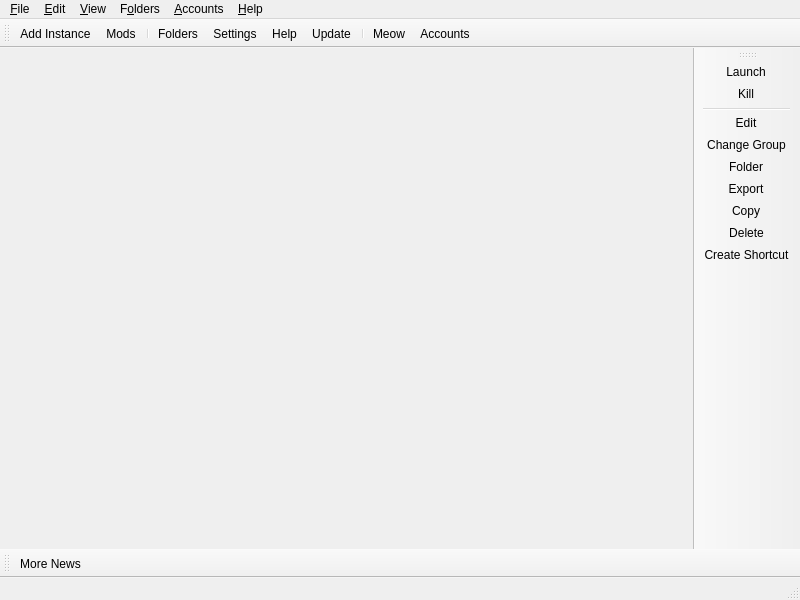
<?xml version="1.0" encoding="UTF-8"?>
<ui version="4.0">
 <class>MainWindow</class>
 <widget class="QMainWindow" name="MainWindow">
  <property name="geometry">
   <rect>
    <x>0</x>
    <y>0</y>
    <width>800</width>
    <height>600</height>
   </rect>
  </property>
  <widget class="QWidget" name="centralWidget">
   <layout class="QHBoxLayout" name="horizontalLayout">
    <property name="spacing">
     <number>0</number>
    </property>
    <property name="leftMargin">
     <number>0</number>
    </property>
    <property name="topMargin">
     <number>0</number>
    </property>
    <property name="rightMargin">
     <number>0</number>
    </property>
    <property name="bottomMargin">
     <number>0</number>
    </property>
   </layout>
  </widget>
  <widget class="QStatusBar" name="statusBar"/>
  <widget class="QToolBar" name="mainToolBar">
   <property name="windowTitle">
    <string>Main Toolbar</string>
   </property>
   <property name="allowedAreas">
    <set>Qt::BottomToolBarArea|Qt::TopToolBarArea</set>
   </property>
   <property name="toolButtonStyle">
    <enum>Qt::ToolButtonTextBesideIcon</enum>
   </property>
   <property name="floatable">
    <bool>false</bool>
   </property>
   <attribute name="toolBarArea">
    <enum>TopToolBarArea</enum>
   </attribute>
   <attribute name="toolBarBreak">
    <bool>false</bool>
   </attribute>
   <addaction name="actionAddInstance"/>
   <addaction name="actionMods"/>
   <addaction name="separator"/>
   <addaction name="actionFoldersButton"/>
   <addaction name="actionSettings"/>
   <addaction name="actionHelpButton"/>
   <addaction name="actionCheckUpdate"/>
   <addaction name="separator"/>
   <addaction name="actionCAT"/>
   <addaction name="actionAccountsButton"/>
  </widget>
  <widget class="QToolBar" name="newsToolBar">
   <property name="windowTitle">
    <string>News Toolbar</string>
   </property>
   <property name="allowedAreas">
    <set>Qt::BottomToolBarArea|Qt::TopToolBarArea</set>
   </property>
   <property name="iconSize">
    <size>
     <width>16</width>
     <height>16</height>
    </size>
   </property>
   <property name="toolButtonStyle">
    <enum>Qt::ToolButtonTextBesideIcon</enum>
   </property>
   <property name="floatable">
    <bool>false</bool>
   </property>
   <attribute name="toolBarArea">
    <enum>BottomToolBarArea</enum>
   </attribute>
   <attribute name="toolBarBreak">
    <bool>false</bool>
   </attribute>
   <addaction name="actionMoreNews"/>
  </widget>
  <widget class="WideBar" name="instanceToolBar">
   <property name="windowTitle">
    <string>Instance Toolbar</string>
   </property>
   <property name="allowedAreas">
    <set>Qt::LeftToolBarArea|Qt::RightToolBarArea</set>
   </property>
   <property name="iconSize">
    <size>
     <width>16</width>
     <height>16</height>
    </size>
   </property>
   <property name="toolButtonStyle">
    <enum>Qt::ToolButtonTextBesideIcon</enum>
   </property>
   <property name="floatable">
    <bool>false</bool>
   </property>
   <property name="useDefaultAction" stdset="0">
    <bool>true</bool>
   </property>
   <attribute name="toolBarArea">
    <enum>RightToolBarArea</enum>
   </attribute>
   <attribute name="toolBarBreak">
    <bool>false</bool>
   </attribute>
   <addaction name="actionLaunchInstance"/>
   <addaction name="actionKillInstance"/>
   <addaction name="separator"/>
   <addaction name="actionEditInstance"/>
   <addaction name="actionChangeInstGroup"/>
   <addaction name="actionViewSelectedInstFolder"/>
   <addaction name="actionExportInstance"/>
   <addaction name="actionCopyInstance"/>
   <addaction name="actionDeleteInstance"/>
   <addaction name="actionCreateInstanceShortcut"/>
  </widget>
  <widget class="QMenuBar" name="menuBar">
   <property name="geometry">
    <rect>
     <x>0</x>
     <y>0</y>
     <width>800</width>
     <height>22</height>
    </rect>
   </property>
   <widget class="QMenu" name="fileMenu">
    <property name="title">
     <string>&amp;File</string>
    </property>
    <property name="toolTipsVisible">
     <bool>true</bool>
    </property>
    <addaction name="actionAddInstance"/>
    <addaction name="actionMods"/>
    <addaction name="separator"/>
    <addaction name="actionLaunchInstance"/>
    <addaction name="actionKillInstance"/>
    <addaction name="separator"/>
    <addaction name="actionEditInstance"/>
    <addaction name="actionChangeInstGroup"/>
    <addaction name="actionViewSelectedInstFolder"/>
    <addaction name="actionExportInstance"/>
    <addaction name="actionCopyInstance"/>
    <addaction name="actionDeleteInstance"/>
    <addaction name="actionCreateInstanceShortcut"/>
    <addaction name="separator"/>
    <addaction name="actionSettings"/>
    <addaction name="actionCloseWindow"/>
   </widget>
   <widget class="QMenu" name="editMenu">
    <property name="title">
     <string>&amp;Edit</string>
    </property>
    <property name="toolTipsVisible">
     <bool>true</bool>
    </property>
    <addaction name="actionUndoTrashInstance"/>
   </widget>
   <widget class="QMenu" name="viewMenu">
    <property name="title">
     <string>&amp;View</string>
    </property>
    <property name="toolTipsVisible">
     <bool>true</bool>
    </property>
    <addaction name="actionChangeTheme"/>
    <addaction name="separator"/>
    <addaction name="actionCAT"/>
    <addaction name="actionToggleStatusBar"/>
    <addaction name="actionLockToolbars"/>
    <addaction name="separator"/>
   </widget>
   <widget class="QMenu" name="foldersMenu">
    <property name="title">
     <string>F&amp;olders</string>
    </property>
    <property name="toolTipsVisible">
     <bool>true</bool>
    </property>
    <addaction name="actionViewLauncherRootFolder"/>
    <addaction name="separator"/>
    <addaction name="actionViewInstanceFolder"/>
    <addaction name="actionViewCentralModsFolder"/>
    <addaction name="actionViewSkinsFolder"/>
    <addaction name="actionViewJavaFolder"/>
    <addaction name="separator"/>
    <addaction name="actionViewIconThemeFolder"/>
    <addaction name="actionViewWidgetThemeFolder"/>
    <addaction name="actionViewCatPackFolder"/>
    <addaction name="actionViewIconsFolder"/>
    <addaction name="separator"/>
    <addaction name="actionViewLogsFolder"/>
   </widget>
   <widget class="QMenu" name="accountsMenu">
    <property name="title">
     <string>&amp;Accounts</string>
    </property>
   </widget>
   <widget class="QMenu" name="helpMenu">
    <property name="title">
     <string>&amp;Help</string>
    </property>
    <property name="toolTipsVisible">
     <bool>true</bool>
    </property>
    <addaction name="actionClearMetadata"/>
    <addaction name="actionReportBug"/>
    <addaction name="actionViewLog"/>
    <addaction name="actionAddToPATH"/>
    <addaction name="separator"/>
    <addaction name="actionMATRIX"/>
    <addaction name="actionDISCORD"/>
    <addaction name="actionREDDIT"/>
    <addaction name="separator"/>
    <addaction name="actionMoreNews"/>
    <addaction name="actionCheckUpdate"/>
    <addaction name="actionOpenWiki"/>
    <addaction name="actionAbout"/>
   </widget>
   <addaction name="fileMenu"/>
   <addaction name="editMenu"/>
   <addaction name="viewMenu"/>
   <addaction name="foldersMenu"/>
   <addaction name="accountsMenu"/>
   <addaction name="helpMenu"/>
  </widget>
  <action name="actionMoreNews">
   <property name="icon">
    <iconset theme="news"/>
   </property>
   <property name="text">
    <string>More News...</string>
   </property>
   <property name="toolTip">
    <string>Open the development blog to read more news about %1.</string>
   </property>
  </action>
  <action name="actionCAT">
   <property name="checkable">
    <bool>true</bool>
   </property>
   <property name="icon">
    <iconset theme="cat"/>
   </property>
   <property name="text">
    <string>&amp;Meow</string>
   </property>
   <property name="toolTip">
    <string>It's a fluffy kitty :3</string>
   </property>
  </action>
  <action name="actionToggleStatusBar">
   <property name="checkable">
    <bool>true</bool>
   </property>
   <property name="text">
    <string>Status Bar</string>
   </property>
  </action>
  <action name="actionLockToolbars">
   <property name="checkable">
    <bool>true</bool>
   </property>
   <property name="text">
    <string>Lock Toolbars</string>
   </property>
  </action>
  <action name="actionUndoTrashInstance">
   <property name="enabled">
    <bool>false</bool>
   </property>
   <property name="text">
    <string>&amp;Undo Last Instance Deletion</string>
   </property>
  </action>
  <action name="actionAddInstance">
   <property name="icon">
    <iconset theme="new"/>
   </property>
   <property name="text">
    <string>Add Instanc&amp;e...</string>
   </property>
   <property name="toolTip">
    <string>Add a new instance.</string>
   </property>
  </action>
  <action name="actionMods">
   <property name="icon">
    <iconset theme="loadermods"/>
   </property>
   <property name="text">
    <string>&amp;Mods...</string>
   </property>
   <property name="toolTip">
    <string>Browse mods from Modrinth and CurseForge and add them to one or more profiles.</string>
   </property>
  </action>
  <action name="actionCheckUpdate">
   <property name="icon">
    <iconset theme="checkupdate"/>
   </property>
   <property name="text">
    <string>&amp;Update...</string>
   </property>
   <property name="toolTip">
    <string>Check for new updates for %1.</string>
   </property>
   <property name="menuRole">
    <enum>QAction::ApplicationSpecificRole</enum>
   </property>
  </action>
  <action name="actionSettings">
   <property name="icon">
    <iconset theme="settings"/>
   </property>
   <property name="text">
    <string>Setti&amp;ngs...</string>
   </property>
   <property name="toolTip">
    <string>Change settings.</string>
   </property>
   <property name="menuRole">
    <enum>QAction::PreferencesRole</enum>
   </property>
  </action>
  <action name="actionManageAccounts">
   <property name="icon">
    <iconset theme="accounts"/>
   </property>
   <property name="text">
    <string>&amp;Manage Accounts...</string>
   </property>
  </action>
  <action name="actionLaunchInstance">
   <property name="icon">
    <iconset theme="launch"/>
   </property>
   <property name="text">
    <string>&amp;Launch</string>
   </property>
   <property name="toolTip">
    <string>Launch the selected instance.</string>
   </property>
  </action>
  <action name="actionKillInstance">
   <property name="icon">
    <iconset theme="status-bad"/>
   </property>
   <property name="text">
    <string>&amp;Kill</string>
   </property>
   <property name="toolTip">
    <string>Kill the running instance.</string>
   </property>
   <property name="shortcut">
    <string>Ctrl+K</string>
   </property>
  </action>
  <action name="actionRenameInstance">
   <property name="icon">
    <iconset theme="rename"/>
   </property>
   <property name="text">
    <string>Rename</string>
   </property>
   <property name="toolTip">
    <string>Rename the selected instance.</string>
   </property>
  </action>
  <action name="actionChangeInstGroup">
   <property name="icon">
    <iconset theme="tag"/>
   </property>
   <property name="text">
    <string>&amp;Change Group...</string>
   </property>
   <property name="toolTip">
    <string>Change the selected instance's group.</string>
   </property>
   <property name="shortcut">
    <string>Ctrl+G</string>
   </property>
  </action>
  <action name="actionChangeInstIcon">
   <property name="text">
    <string>Change Icon</string>
   </property>
   <property name="toolTip">
    <string>Change the selected instance's icon.</string>
   </property>
  </action>
  <action name="actionEditInstance">
   <property name="icon">
    <iconset theme="settings"/>
   </property>
   <property name="text">
    <string>&amp;Edit...</string>
   </property>
   <property name="toolTip">
    <string>Change the instance settings, mods and versions.</string>
   </property>
   <property name="shortcut">
    <string>Ctrl+I</string>
   </property>
  </action>
  <action name="actionViewSelectedInstFolder">
   <property name="icon">
    <iconset theme="viewfolder"/>
   </property>
   <property name="text">
    <string>&amp;Folder</string>
   </property>
   <property name="toolTip">
    <string>Open the selected instance's root folder in a file browser.</string>
   </property>
  </action>
  <action name="actionDeleteInstance">
   <property name="icon">
    <iconset theme="delete"/>
   </property>
   <property name="text">
    <string>Dele&amp;te</string>
   </property>
   <property name="toolTip">
    <string>Delete the selected instance.</string>
   </property>
   <property name="autoRepeat">
    <bool>false</bool>
   </property>
  </action>
  <action name="actionCopyInstance">
   <property name="icon">
    <iconset theme="copy"/>
   </property>
   <property name="text">
    <string>Cop&amp;y...</string>
   </property>
   <property name="toolTip">
    <string>Copy the selected instance.</string>
   </property>
   <property name="shortcut">
    <string>Ctrl+D</string>
   </property>
  </action>
  <action name="actionExportInstance">
   <property name="icon">
    <iconset theme="export"/>
   </property>
   <property name="text">
    <string>E&amp;xport...</string>
   </property>
   <property name="toolTip">
    <string>Export the selected instance to supported formats.</string>
   </property>
  </action>
  <action name="actionExportInstanceZip">
   <property name="icon">
    <iconset theme="launcher"/>
   </property>
   <property name="text">
    <string>Prism Launcher (zip)</string>
   </property>
  </action>
  <action name="actionExportInstanceMrPack">
   <property name="icon">
    <iconset theme="modrinth"/>
   </property>
   <property name="text">
    <string>Modrinth (mrpack)</string>
   </property>
  </action>
  <action name="actionExportInstanceFlamePack">
   <property name="icon">
    <iconset theme="flame"/>
   </property>
   <property name="text">
    <string>CurseForge (zip)</string>
   </property>
  </action>
  <action name="actionCreateInstanceShortcut">
   <property name="icon">
    <iconset theme="shortcut"/>
   </property>
   <property name="text">
    <string>Create Shortcut</string>
   </property>
   <property name="toolTip">
    <string>Creates a shortcut on a selected folder to launch the selected instance.</string>
   </property>
  </action>
  <action name="actionNoAccountsAdded">
   <property name="icon">
    <iconset theme="noaccount"/>
   </property>
   <property name="text">
    <string>No accounts added!</string>
   </property>
  </action>
  <action name="actionNoDefaultAccount">
   <property name="checkable">
    <bool>true</bool>
   </property>
   <property name="icon">
    <iconset theme="noaccount"/>
   </property>
   <property name="text">
    <string>No Default Account</string>
   </property>
   <property name="shortcut">
    <string>Ctrl+0</string>
   </property>
  </action>
  <action name="actionCloseWindow">
   <property name="icon">
    <iconset theme="status-bad"/>
   </property>
   <property name="text">
    <string>Close &amp;Window</string>
   </property>
   <property name="toolTip">
    <string>Close the current window</string>
   </property>
   <property name="menuRole">
    <enum>QAction::MenuRole::NoRole</enum>
   </property>
  </action>
  <action name="actionViewInstanceFolder">
   <property name="icon">
    <iconset theme="viewfolder"/>
   </property>
   <property name="text">
    <string>&amp;Instances</string>
   </property>
   <property name="toolTip">
    <string>Open the instances folder in a file browser.</string>
   </property>
  </action>
  <action name="actionViewLauncherRootFolder">
   <property name="icon">
    <iconset theme="viewfolder"/>
   </property>
   <property name="text">
    <string>Launcher &amp;Root</string>
   </property>
   <property name="toolTip">
    <string>Open the launcher's root folder in a file browser.</string>
   </property>
  </action>
  <action name="actionViewCentralModsFolder">
   <property name="icon">
    <iconset theme="centralmods"/>
   </property>
   <property name="text">
    <string>&amp;Central Mods</string>
   </property>
   <property name="toolTip">
    <string>Open the central mods folder in a file browser.</string>
   </property>
  </action>
  <action name="actionViewSkinsFolder">
   <property name="icon">
    <iconset theme="viewfolder"/>
   </property>
   <property name="text">
    <string>&amp;Skins</string>
   </property>
   <property name="toolTip">
    <string>Open the skins folder in a file browser.</string>
   </property>
  </action>
  <action name="actionViewIconsFolder">
   <property name="icon">
    <iconset theme="viewfolder"/>
   </property>
   <property name="text">
    <string>Instance Icons</string>
   </property>
   <property name="toolTip">
    <string>Open the instance icons folder in a file browser.</string>
   </property>
  </action>
  <action name="actionViewLogsFolder">
   <property name="icon">
    <iconset theme="viewfolder"/>
   </property>
   <property name="text">
    <string>Logs</string>
   </property>
   <property name="toolTip">
    <string>Open the logs folder in a file browser.</string>
   </property>
  </action>
  <action name="actionChangeTheme">
   <property name="text">
    <string>Themes</string>
   </property>
  </action>
  <action name="actionReportBug">
   <property name="icon">
    <iconset theme="bug"/>
   </property>
   <property name="text">
    <string>Report a Bug or Suggest a Feature</string>
   </property>
   <property name="toolTip">
    <string>Open the bug tracker to report a bug with %1.</string>
   </property>
  </action>
  <action name="actionDISCORD">
   <property name="icon">
    <iconset theme="discord"/>
   </property>
   <property name="text">
    <string>&amp;Discord Guild</string>
   </property>
   <property name="toolTip">
    <string>Open %1 Discord guild.</string>
   </property>
  </action>
  <action name="actionMATRIX">
   <property name="icon">
    <iconset theme="matrix"/>
   </property>
   <property name="text">
    <string>&amp;Matrix Space</string>
   </property>
   <property name="toolTip">
    <string>Open %1 Matrix space.</string>
   </property>
  </action>
  <action name="actionREDDIT">
   <property name="icon">
    <iconset theme="reddit-alien"/>
   </property>
   <property name="text">
    <string>Sub&amp;reddit</string>
   </property>
   <property name="toolTip">
    <string>Open %1 subreddit.</string>
   </property>
  </action>
  <action name="actionAbout">
   <property name="icon">
    <iconset theme="about"/>
   </property>
   <property name="text">
    <string>&amp;About %1</string>
   </property>
   <property name="toolTip">
    <string>View information about %1.</string>
   </property>
   <property name="menuRole">
    <enum>QAction::AboutRole</enum>
   </property>
  </action>
  <action name="actionClearMetadata">
   <property name="icon">
    <iconset theme="refresh"/>
   </property>
   <property name="text">
    <string>&amp;Clear Metadata Cache</string>
   </property>
   <property name="toolTip">
    <string>Clear cached metadata</string>
   </property>
  </action>
  <action name="actionViewLog">
   <property name="icon">
    <iconset theme="log">
     <normaloff>.</normaloff>.</iconset>
   </property>
   <property name="text">
    <string>View logs</string>
   </property>
   <property name="toolTip">
    <string>View current and previous launcher logs</string>
   </property>
  </action>
  <action name="actionAddToPATH">
   <property name="icon">
    <iconset theme="custom-commands"/>
   </property>
   <property name="text">
    <string>Install to &amp;PATH</string>
   </property>
   <property name="toolTip">
    <string>Install a %1 symlink to /usr/local/bin</string>
   </property>
  </action>
  <action name="actionFoldersButton">
   <property name="icon">
    <iconset theme="viewfolder"/>
   </property>
   <property name="text">
    <string>Folders</string>
   </property>
   <property name="toolTip">
    <string>Open one of the folders shared between instances.</string>
   </property>
  </action>
  <action name="actionHelpButton">
   <property name="icon">
    <iconset theme="help"/>
   </property>
   <property name="text">
    <string>Help</string>
   </property>
   <property name="toolTip">
    <string>Get help with %1 or Minecraft.</string>
   </property>
  </action>
  <action name="actionAccountsButton">
   <property name="icon">
    <iconset theme="noaccount"/>
   </property>
   <property name="text">
    <string>Accounts</string>
   </property>
  </action>
  <action name="actionOpenWiki">
   <property name="icon">
    <iconset theme="help"/>
   </property>
   <property name="text">
    <string>%1 &amp;Wiki</string>
   </property>
   <property name="toolTip">
    <string>Open the %1 wiki</string>
   </property>
  </action>
  <action name="actionViewWidgetThemeFolder">
   <property name="icon">
    <iconset theme="viewfolder"/>
   </property>
   <property name="text">
    <string>&amp;Widget Themes</string>
   </property>
   <property name="toolTip">
    <string>Open the widget themes folder in a file browser.</string>
   </property>
  </action>
  <action name="actionViewIconThemeFolder">
   <property name="icon">
    <iconset theme="viewfolder"/>
   </property>
   <property name="text">
    <string>I&amp;con Theme</string>
   </property>
   <property name="toolTip">
    <string>Open the icon theme folder in a file browser.</string>
   </property>
  </action>
  <action name="actionViewCatPackFolder">
   <property name="icon">
    <iconset theme="viewfolder"/>
   </property>
   <property name="text">
    <string>Cat Packs</string>
   </property>
   <property name="toolTip">
    <string>Open the cat packs folder in a file browser.</string>
   </property>
  </action>
  <action name="actionViewJavaFolder">
   <property name="icon">
    <iconset theme="viewfolder"/>
   </property>
   <property name="text">
    <string>Java</string>
   </property>
   <property name="toolTip">
    <string>Open the Java folder in a file browser. Only available if the built-in Java downloader is used.</string>
   </property>
  </action>
 </widget>
 <customwidgets>
  <customwidget>
   <class>WideBar</class>
   <extends>QToolBar</extends>
   <header>ui/widgets/WideBar.h</header>
  </customwidget>
 </customwidgets>
 <resources/>
 <connections/>
</ui>
